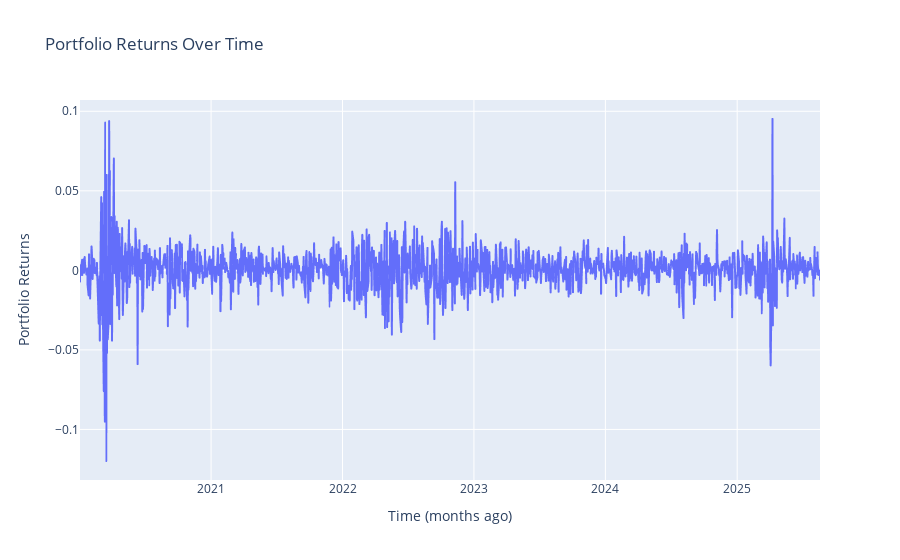

The notebook cell saved with this chart:
### Code cell
import plotly.express as px
import numpy as np

# Create a line plot
fig = px.line(x=dates, y=sp500_returns, labels={'x':'Time (months ago)', 'y':'Portfolio Returns'}, 
              title="Portfolio Returns Over Time")

fig.show()

### Figure 1 — Plotly figure (JSON) as saved in the notebook; plotly's stock layout.template omitted (floating-point values rounded to 4 significant figures; data arrays with more than 128 entries replaced by an {"elided": "..."} marker saying what was removed)
{"data": [{"hovertemplate": "Time (months ago)=%{x}<br>Portfolio Returns=%{y}<extra></extra>", "legendgroup": "", "line": {"color": "#636efa", "dash": "solid"}, "marker": {"symbol": "circle"}, "mode": "lines", "name": "", "showlegend": false, "type": "scattergl", "x": {"elided": "1414 str values"}, "xaxis": "x", "y": {"elided": "1414 float values"}, "yaxis": "y"}], "layout": {"legend": {"tracegroupgap": 0}, "title": {"text": "Portfolio Returns Over Time"}, "xaxis": {"anchor": "y", "domain": [0, 1], "title": {"text": "Time (months ago)"}}, "yaxis": {"anchor": "x", "domain": [0, 1], "title": {"text": "Portfolio Returns"}}}}
